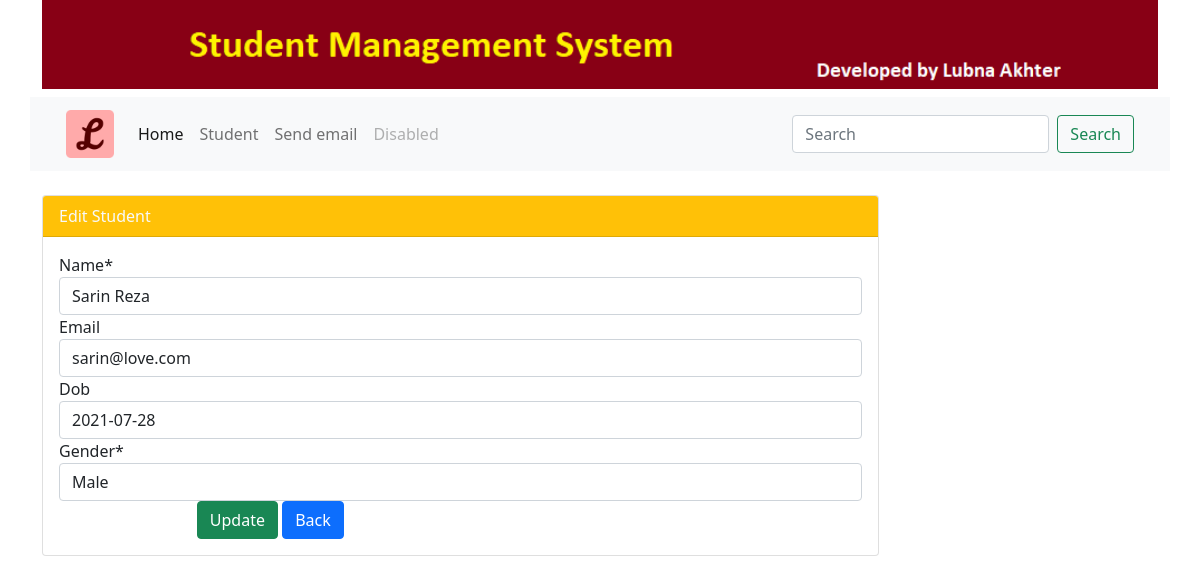
Page /std/update/1 on the committed database.
### myapp/models.py (models this page shows, shortened)
class Student(models.Model):
    GENDER_CHOICES = [('Male', 'Male'),('Female', 'Female')]  #[(tuple)], ('Male', 'Male') one for desply one male for value
    id = models.AutoField(primary_key = True)
    name = models.CharField(max_length = 100)
    email = models.EmailField(unique = True, blank = True)
    dob = models.DateField(default = datetime.now, blank = True)
    gender = models.CharField(max_length = 6, choices = GENDER_CHOICES, default = 'Male', )

### myapp/views.py (the view)
# urls.py: path('update/<int:id>', views.update, name = 'update'),
def update(request,id):
    student = Student.objects.get(pk = id)
    form = StudentForm(request.POST or None, instance = student)
    if form.is_valid():
        form.save()
        messages.success(request,"Student updated successfully !")
        return redirect('student:index')
    else:
        print('invalid data')
    context = {'title':'edit', 'form':form}
    return render(request, 'student/edit.html', context)

### myapp/forms.py
class StudentForm(forms.ModelForm):
    class Meta:
        model = Student
        fields = "__all__"

### templates/student/edit.html (shortened to what this page needs)
{% extends 'base.html' %}
{% block content %}
        <form action="{% url 'student:update' student.id %}" method="POST">
            <div class="card w-75">
                <div class="card-header bg-warning text-light">
                  Edit Student
                </div>
                <div class="card-body">
                    {% load crispy_forms_tags%}
                    {{ form | crispy}}
                    <div class="form-group row">
                        <label class="col-sm-2 col-form-label"></label>
                        <div class="col-sm-10">
                            <button type="submit" class="btn btn-success">Update</button>
                            <a href="{% url 'student:home' %}" class="btn btn-primary">Back</a>
                        </div>
                    </div>
                </div>
              </div>
        </form>
{% endblock %}

### rows in the picture
Student: name "Sarin Reza", email "sarin@love.com", dob "2021-07-28", gender "Male"
